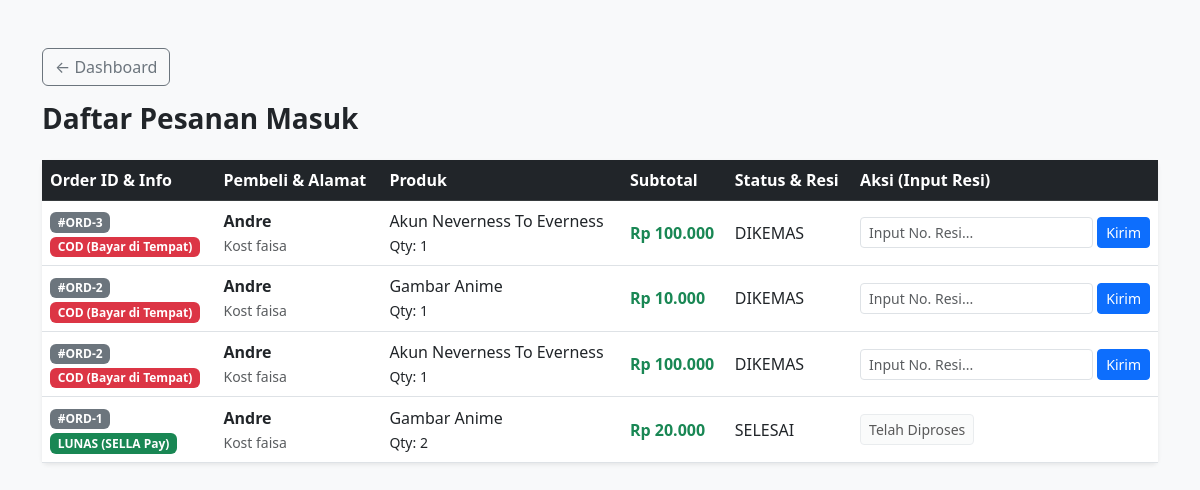
Page /laporan_penjual.php (signed in) on the committed database.
### tables this page shows
CREATE TABLE `order_details` (
  `id` int(11) NOT NULL,
  `order_id` int(11) NOT NULL,
  `produk_id` int(11) NOT NULL,
  `jumlah` int(11) NOT NULL,
  `subtotal` int(11) NOT NULL
);

CREATE TABLE `users` (
  `id` int(11) NOT NULL,
  `username` varchar(50) NOT NULL,
  `password` varchar(255) NOT NULL,
  `email` varchar(100) NOT NULL,
  `role` enum('pembeli','penjual','admin') NOT NULL,
  `saldo` int(11) DEFAULT 0,
  `sella_coins` int(11) DEFAULT 0,
  `kurir_aktif` varchar(100) DEFAULT 'jne,pos',
  `provinsi_id` int(11) DEFAULT NULL,
  `kota_id` int(11) DEFAULT NULL,
  `alamat_lengkap` text DEFAULT NULL,
  `created_at` timestamp NOT NULL DEFAULT current_timestamp()
);

CREATE TABLE `products` (
  `id` int(11) NOT NULL,
  `penjual_id` int(11) NOT NULL,
  `nama_produk` varchar(255) NOT NULL,
  `kategori` varchar(100) DEFAULT 'Lainnya',
  `harga` int(11) NOT NULL,
  `stok` int(11) NOT NULL,
  `berat` int(11) DEFAULT 1000,
  `deskripsi` text DEFAULT NULL,
  `gambar` varchar(255) DEFAULT NULL,
  `harga_flash_sale` int(11) DEFAULT NULL,
  `flash_sale_end` datetime DEFAULT NULL,
  `created_at` timestamp NOT NULL DEFAULT current_timestamp()
);

CREATE TABLE `orders` (
  `id` int(11) NOT NULL,
  `pembeli_id` int(11) NOT NULL,
  `total_bayar` int(11) NOT NULL,
  `status_pesanan` enum('belum_bayar','dikemas','dikirim','selesai') DEFAULT 'belum_bayar',
  `metode_pembayaran` varchar(50) DEFAULT 'sella_pay',
  `no_resi` varchar(50) DEFAULT NULL,
  `tanggal_transaksi` timestamp NOT NULL DEFAULT current_timestamp()
);

### laporan_penjual.php (the view, shortened to what this page needs)
<?php
include 'koneksi.php';
$penjual_id = $_SESSION['id'];
$q = mysqli_query($conn, "
    SELECT od.*, o.status_pesanan, o.no_resi, o.tanggal_transaksi, o.metode_pembayaran,
           p.nama_produk, u.username as pembeli, u.alamat_lengkap
    FROM order_details od
    JOIN orders o ON od.order_id = o.id
    JOIN products p ON od.produk_id = p.id
    JOIN users u ON o.pembeli_id = u.id
    WHERE p.penjual_id = '$penjual_id'
    ORDER BY o.tanggal_transaksi DESC
");
?>
<!DOCTYPE html>
<html lang="id">
<head>
    <link href="https://cdn.jsdelivr.net/npm/bootstrap@5.3.0/dist/css/bootstrap.min.css" rel="stylesheet">
</head>
<body class="bg-light pb-5">
<div class="container py-5">
    <a href="dashboard_penjual.php" class="btn btn-outline-secondary mb-3">&larr; Dashboard</a>
    <h3 class="fw-bold mb-4">Daftar Pesanan Masuk</h3>
    <div class="card border-0 shadow-sm">
        <div class="card-body p-0">
            <div class="table-responsive">
                <table class="table align-middle m-0">
                    <thead class="table-dark">
                        <tr>
                            <th>Order ID & Info</th>
                            <th>Pembeli & Alamat</th>
                            <th>Produk</th>
                            <th>Subtotal</th>
                            <th>Status & Resi</th>
                            <th>Aksi (Input Resi)</th>
                        </tr>
                    </thead>
                    <tbody>
                        <?php while($row = mysqli_fetch_assoc($q)): ?>
                        <tr>
                            <td>
                                <span class="badge bg-secondary">#ORD-<?php echo $row['order_id']; ?></span><br>
                                <?php if($row['metode_pembayaran'] == 'cod'): ?>
                                    <span class="badge bg-danger mt-1">COD (Bayar di Tempat)</span>
                                <?php else: ?>
                                    <span class="badge bg-success mt-1">LUNAS (SELLA Pay)</span>
                                <?php endif; ?>
                            </td>
                            <td>
                                <strong><?php echo $row['pembeli']; ?></strong><br>
                                <small class="text-muted"><?php echo $row['alamat_lengkap']; ?></small>
                            </td>
                            <td>
                                <?php echo $row['nama_produk']; ?><br>
                                <small>Qty: <?php echo $row['jumlah']; ?></small>
                            </td>
                            <td class="text-success fw-bold">Rp <?php echo number_format($row['subtotal'],0,',','.'); ?></td>
                            <td>
                                <?php echo strtoupper($row['status_pesanan']); ?><br>
                            </td>
                            <td>
                                <?php if($row['status_pesanan'] == 'dikemas'): ?>
                                    <form method="POST" class="d-flex gap-1">
                                        <input type="text" name="no_resi" class="form-control form-control-sm" placeholder="Input No. Resi..." required>
                                        <button type="submit" name="kirim_order" class="btn btn-sm btn-primary">Kirim</button>
                                    </form>
                                <?php else: ?>
                                    <button class="btn btn-sm btn-light border" disabled>Telah Diproses</button>
                                <?php endif; ?>
                            </td>
                        </tr>
                        <?php endwhile; ?>
                    </tbody>
                </table>
            </div>
        </div>
    </div>
</div>
</body>
</html>

### rows in the picture
order_details: order "3", shows "COD (Bayar di Tempat)", users.username "Andre", users.alamat_lengkap "Kost faisa", produk.nama_produk "Akun Neverness To Everness", jumlah "1", subtotal "100.000", order.status_pesanan "DIKEMAS"
order_details: order "2", shows "COD (Bayar di Tempat)", users.username "Andre", users.alamat_lengkap "Kost faisa", produk.nama_produk "Gambar Anime", jumlah "1", subtotal "10.000", order.status_pesanan "DIKEMAS"
order_details: order "2", shows "COD (Bayar di Tempat)", users.username "Andre", users.alamat_lengkap "Kost faisa", produk.nama_produk "Akun Neverness To Everness", jumlah "1", subtotal "100.000", order.status_pesanan "DIKEMAS"
order_details: order "1", shows "LUNAS (SELLA Pay)", users.username "Andre", users.alamat_lengkap "Kost faisa", produk.nama_produk "Gambar Anime", jumlah "2", subtotal "20.000", order.status_pesanan "SELESAI", shows "Telah Diproses"
